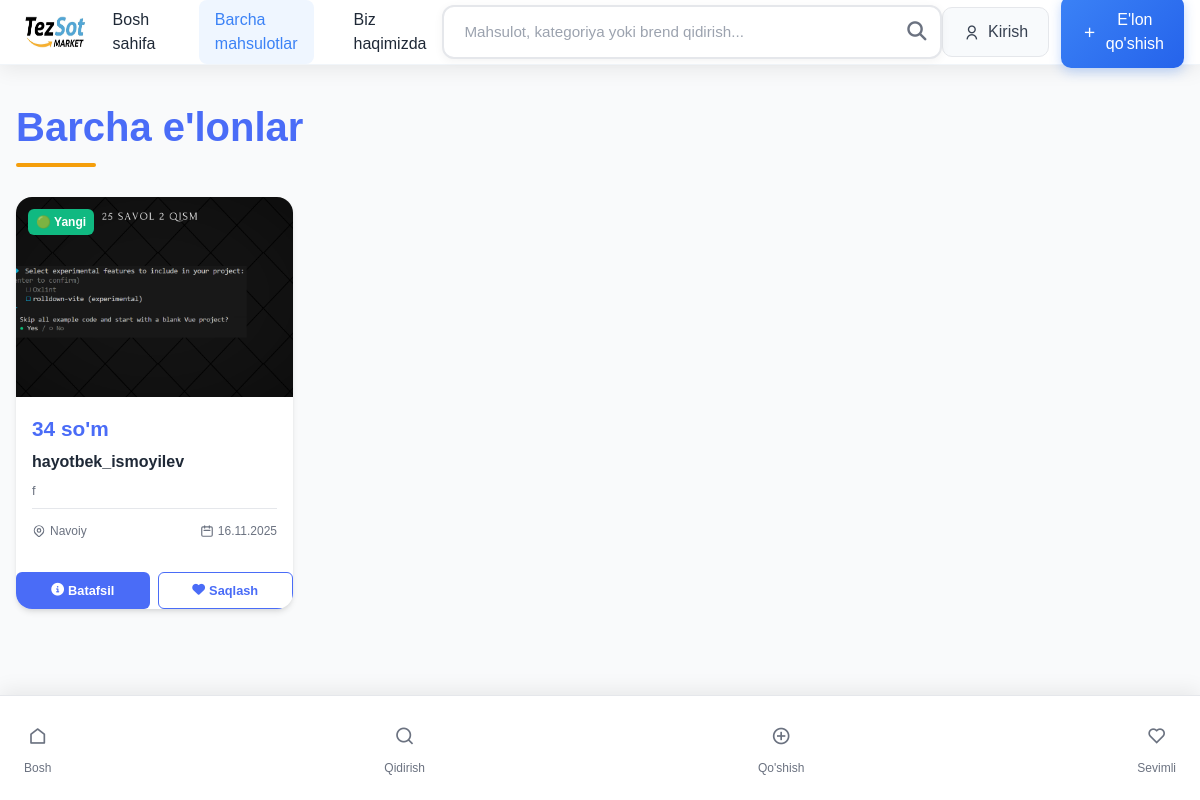
Screenshot of /barcha-mahsulotlar/ with the database file from the repository.
### fronend/models.py (models this page shows, shortened)
class Mahsulot(models.Model):
    CATEGORY_CHOICES = [
        ('elektronika', 'Elektronika'),
        ('uy_jihozlari', 'Uy jihozlari'),
        ('kiyim', 'Kiyim-kechak'),
        ('avto', 'Avto ehtiyot qismlar'),
        ('boshqa', 'Boshqa'),
    ]
    VILOYAT_CHOICES = [
        ('toshkent', 'Toshkent'),
        ('samarqand', 'Samarqand'),
        ('fargona', 'Farg‘ona'),
        ('andijon', 'Andijon'),
        ('namangan', 'Namangan'),
        ('buxoro', 'Buxoro'),
        ('navoiy', 'Navoiy'),
        ('xorazm', 'Xorazm'),
        ('qashqadaryo', 'Qashqadaryo'),
        ('surxondaryo', 'Surxondaryo'),
        ('jizzax', 'Jizzax'),
        ('sirdaryo', 'Sirdaryo'),
        ('qoraqalpogiston', 'Qoraqalpog‘iston'),
    ]
    user = models.ForeignKey(User, on_delete=models.CASCADE, verbose_name="Foydalanuvchi")
    category = models.CharField(max_length=100, choices=CATEGORY_CHOICES, verbose_name="Kategoriya")
    mahsulotturi = models.CharField(max_length=100, verbose_name="Mahsulot turi")
    name = models.CharField(max_length=100, verbose_name="Mahsulot nomi")
    viloyat = models.CharField(max_length=100, choices=VILOYAT_CHOICES, verbose_name="Viloyat")
    tuman = models.CharField(max_length=100, verbose_name="Tuman/Shahar", blank=True, null=True)
    manzil = models.TextField(verbose_name="Aniq manzil", blank=True, null=True)
    telefon = models.CharField(max_length=20, verbose_name="Telefon raqam", blank=True, null=True)
    telegram_username = models.CharField(max_length=100, verbose_name="Telegram username", blank=True, null=True)
    email = models.EmailField(verbose_name="Email", blank=True, null=True)
    tavsif = models.TextField(verbose_name="Batafsil tavsif", blank=True, null=True)
    sana = models.DateField(default=timezone.now, verbose_name="Sana")
    narx = models.CharField(max_length=20, verbose_name="Narx", default="0")
    asosiyimg = models.ImageField(upload_to='asosiyimg/', verbose_name="Asosiy rasm")
    birimg = models.ImageField(upload_to='birimg/', verbose_name="1-rasm", blank=True, null=True)
    ikkiimg = models.ImageField(upload_to='ikkiimg/', verbose_name="2-rasm", blank=True, null=True)
    uchuimg = models.ImageField(upload_to='uchuimg/', verbose_name="3-rasm", blank=True, null=True)
    toltirish = models.FileField(upload_to='toltirish/', verbose_name="Qo'shimcha fayl", blank=True, null=True)
    sotilgan = models.BooleanField(default=False, verbose_name="Sotildi")
    aktiv = models.BooleanField(default=True, verbose_name="Aktiv")
    korishlar_soni = models.PositiveIntegerField(default=0, verbose_name="Ko'rishlar soni")
    class Meta:
        verbose_name = "Mahsulot"
        verbose_name_plural = "Mahsulotlar"
        ordering = ['-sana']
    def narx_formatted(self):
        try:
            if not self.narx:
                return "0 so'm"
            narx_str = str(self.narx).replace(',', '.').strip()
            if narx_str and narx_str != '.':
                narx_str = re.sub(r'[^\d.]', '', narx_str)
                if narx_str and narx_str != '.':
                    narx_float = float(narx_str)
                    if narx_float.is_integer():
                        return f"{int(narx_float):,} so'm".replace(',', ' ')
                    else:
                        return f"{narx_float:,.2f} so'm".replace(',', ' ').replace('.', ',')
            return "0 so'm"
        except (ValueError, TypeError, AttributeError):
            return "0 so'm"
    narx_formatted.short_description = 'Narx'
    def user_info(self):
        """Foydalanuvchi ma'lumotlari"""
        if self.user.first_name and self.user.last_name:
            return f"{self.user.first_name} {self.user.last_name}"
        return self.user.username
    user_info.short_description = 'Foydalanuvchi'
    def sotilgan_ha_yoq(self):
        """Sotilgan holatini ko'rsatish"""
        if self.sotilgan:
            return "✅ Sotilgan"
        return "🆕 Yangi"
    sotilgan_ha_yoq.short_description = 'Holati'

### fronend/views.py (the view, shortened to what this page needs)
# urls.py: path('barcha-mahsulotlar/', views.barcha_mahsulotlar, name='barcha_mahsulotlar'),
def barcha_mahsulotlar(request):
    mahsulotlar = Mahsulot.objects.filter(aktiv=True, sotilgan=False)
    q = request.GET.get('q')
    category = request.GET.get('category')
    viloyat = request.GET.get('viloyat')
    sort = request.GET.get('sort', 'newest')
    min_price = request.GET.get('min_price')
    max_price = request.GET.get('max_price')
    if category:
        mahsulotlar = mahsulotlar.filter(category=category)
    if viloyat:
        mahsulotlar = mahsulotlar.filter(viloyat=viloyat)
    if min_price:
        try:
            mahsulotlar = mahsulotlar.filter(narx__gte=min_price)
        except:
            pass
    if max_price:
        try:
            mahsulotlar = mahsulotlar.filter(narx__lte=max_price)
        except:
            pass
    if sort == 'newest':
        mahsulotlar = mahsulotlar.order_by('-sana')
    elif sort == 'oldest':
        mahsulotlar = mahsulotlar.order_by('sana')
    elif sort == 'price_low':
        mahsulotlar = mahsulotlar.order_by('narx')
    elif sort == 'price_high':
        mahsulotlar = mahsulotlar.order_by('-narx')
    categories = Mahsulot.objects.filter(aktiv=True).values_list('category', flat=True).distinct()
    viloyatlar = Mahsulot.VILOYAT_CHOICES
    context = {
        'mahsulotlar': mahsulotlar,
        'categories': [{'id': cat, 'name': cat} for cat in categories],
        'viloyatlar': viloyatlar,
    }
    return render(request, 'barcha_mahsulotlar.html', context)

### fronend/templates/barcha_mahsulotlar.html (shortened to what this page needs)
<!DOCTYPE html>
<html lang="uz">
  {% load static %}
  <head>
    <script src="https://cdn.tailwindcss.com"></script>
    <link rel="stylesheet" href="https://cdnjs.cloudflare.com/ajax/libs/font-awesome/6.0.0/css/all.min.css">
  </head>
  <body class="bg-gray-50">
    {% include 'newnav.html' %}
    {% include 'nav.html' %}
    <div class="wrapper continer">
      <h1 class="page-title">Barcha e'lonlar</h1>
      <div class="products-grid" id="productsContainer">
        {% if mahsulotlar %}
          {% for product in mahsulotlar %}
          <div class="product-card">
            <a href="{% url 'mahsulot_detail' product.id %}" class="block h-full">
              <div class="product-image">
                {% if product.asosiyimg %}
                <img src="{{ product.asosiyimg.url }}" alt="{{ product.name }}">
                {% else %}
                <div style="background: #f0f0f0; width: 100%; height: 100%; display: flex; align-items: center; justify-content: center; color: #999;">
                  <i class="fas fa-image text-2xl"></i>
                </div>
                {% endif %}
                {% if product.sotilgan %}
                <span class="product-badge" style="background: #ef4444">🔴 Sotilgan</span>
                {% else %}
                <span class="product-badge" style="background: #10b981">🟢 Yangi</span>
                {% endif %}
              </div>
              <div class="product-content">
                <div class="product-price">
                  {{ product.narx_formatted }}
                </div>
                <h3 class="product-name">{{ product.name }}</h3>
                <p style="font-size: 0.8rem; color: var(--text-light); margin-bottom: 0.5rem;">
                  {{ product.mahsulotturi }}
                </p>
                <div class="product-details">
                  <div class="product-location">
                    {{ product.get_viloyat_display }}
                  </div>
                  <div class="product-date">
                    <svg xmlns="http://www.w3.org/2000/svg" fill="none" viewBox="0 0 24 24" stroke="currentColor">
                      <path stroke-linecap="round" stroke-linejoin="round" stroke-width="2" d="M8 7V3m8 4V3m-9 8h10M5 21h14a2 2 0 002-2V7a2 2 0 00-2-2H5a2 2 0 00-2 2v12a2 2 0 002 2z" />
                    </svg>
                    {{ product.sana|date:"d.m.Y" }}
                  </div>
                </div>
              </div>
            </a>
            <div class="product-actions">
              <a href="{% url 'mahsulot_detail' product.id %}" class="btn btn-primary">
                <i class="fas fa-info-circle mr-1"></i>
                Batafsil
              </a>
              {% if user.is_authenticated %}
              <form method="POST" action="{% url 'sevimliga_qoshish' product.id %}" class="flex-1">
                {% csrf_token %}
                <button type="submit" class="btn btn-secondary w-full flex items-center justify-center gap-1">
                  <i class="fas fa-heart"></i>
                  Saqlash
                </button>
              </form>
              {% else %}
              <a href="{% url 'kirish' %}" class="btn btn-secondary flex items-center justify-center gap-1 flex-1">
                <i class="fas fa-heart"></i>
                Saqlash
              </a>
              {% endif %}
            </div>
          </div>
          {% endfor %}
        {% endif %}
      </div>
    </div>
  </body>
</html>

### fronend/templates/barcha_mahsulotlar.html (style rules this page uses)
:root { --primary-color: #4a6cf7; --secondary-color: #6b7280; --accent-color: #f59e0b; --text-dark: #1f2937; --text-light: #6b7280; --bg-light: #f9fafb; --border-radius: 12px; --shadow: 0 4px 6px -1px rgba(0, 0, 0, 0.1), 0 2px 4px -1px rgba(0, 0, 0, 0.06); --transition: all 0.3s ease; }
* { margin: 0; padding: 0; box-sizing: border-box; }
body { font-family: "Inter", "Segoe UI", sans-serif; background-color: var(--bg-light); color: var(--text-dark); line-height: 1.6; }
.wrapper { max-width: 1400px; padding: 2rem 1rem; }
.page-title { text-align: left; margin-bottom: 2.5rem; font-size: 2.5rem; font-weight: 700; color: var(--primary-color); position: relative; }
.continer { margin-left: auto; margin-right: auto; max-width: 1500px; }
.page-title::after { content: ""; position: absolute; bottom: -10px; left: 0; width: 80px; height: 4px; background: var(--accent-color); border-radius: 2px; }
.products-grid { display: grid; grid-template-columns: repeat(auto-fit, minmax(280px, 1fr)); gap: 20px; }
.product-card { cursor: pointer; background: white; border-radius: var(--border-radius); overflow: hidden; box-shadow: var(--shadow); transition: var(--transition); position: relative; height: 100%; display: flex; flex-direction: column; }
.product-image { width: 100%; height: 180px; overflow: hidden; position: relative; flex-shrink: 0; }
.product-image img { width: 100%; height: 100%; object-fit: cover; transition: var(--transition); }
.product-badge { position: absolute; top: 10px; left: 10px; background: var(--accent-color); color: white; padding: 3px 8px; border-radius: 15px; font-size: 0.7rem; font-weight: 600; z-index: 2; }
.product-content { padding: 1rem; flex-grow: 1; display: flex; flex-direction: column; }
.product-price { font-size: 1.3rem; font-weight: 700; color: var(--primary-color); margin-bottom: 0.5rem; }
.product-name { font-size: 1rem; font-weight: 600; margin-bottom: 0.5rem; line-height: 1.3; color: var(--text-dark); display: -webkit-box; -webkit-line-clamp: 2; -webkit-box-orient: vertical; overflow: hidden; }
.product-details { display: flex; justify-content: space-between; align-items: center; margin-top: auto; padding-top: 0.8rem; border-top: 1px solid #e5e7eb; }
.product-location, .product-date { display: flex; align-items: center; font-size: 0.75rem; color: var(--text-light); }
.product-location svg, .product-date svg { margin-right: 4px; width: 14px; height: 14px; }
.product-actions { display: flex; justify-content: space-between; margin-top: 1rem; gap: 0.5rem; }
.btn { padding: 0.5rem 0.8rem; border-radius: 6px; font-weight: 600; cursor: pointer; transition: var(--transition); border: none; font-size: 0.8rem; display: flex; align-items: center; justify-content: center; text-decoration: none; }
.btn-primary { background: var(--primary-color); color: white; flex: 1; }
.btn-secondary { background: transparent; color: var(--primary-color); border: 1px solid var(--primary-color); flex: 1; }
@media (min-width: 1024px) and (max-width: 1279px) { .products-grid { grid-template-columns: repeat(4, 1fr); gap: 20px; } }
@media (min-width: 1024px) and (max-width: 1279px) { .product-image { height: 200px; } }

### fronend/templates/newnav.html (style rules this page uses)
* { margin: 0; padding: 0; box-sizing: border-box; }
body { font-family: sans-serif; }

### fronend/templates/nav.html (style rules this page uses)
.product-card { border-radius: 16px; overflow: hidden; transition: all 0.3s ease; background: white; position: relative; }
.product-image { height: 200px; overflow: hidden; position: relative; }
.product-image img { width: 100%; height: 100%; object-fit: cover; transition: transform 0.5s ease; }
.product-badge { position: absolute; top: 12px; left: 12px; background: #ef4444; color: white; padding: 0.25rem 0.5rem; border-radius: 6px; font-size: 0.75rem; font-weight: 600; }

### rows the page displays
Mahsulot: asosiyimg (picture), sotilgan "🟢 Yangi", narx_formatted "34 so'm", name "hayotbek_ismoyilev", mahsulotturi "f", viloyat "Navoiy", sana "16.11.2025"
